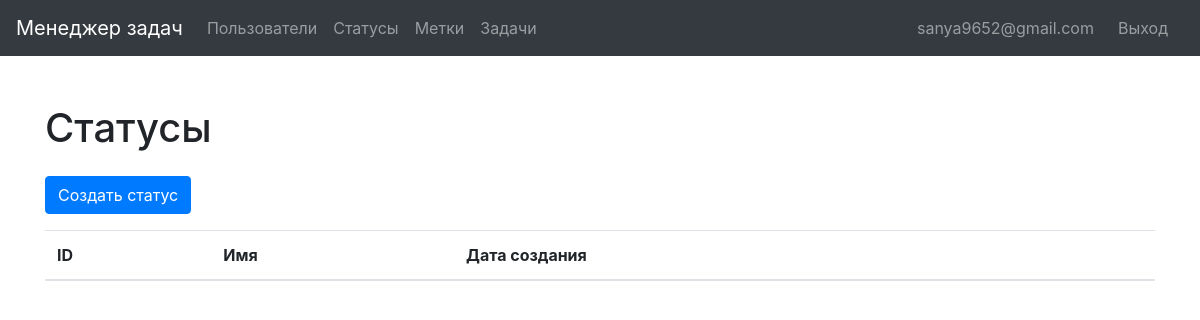
Page /statuses/ (signed in) on the earlier database version.
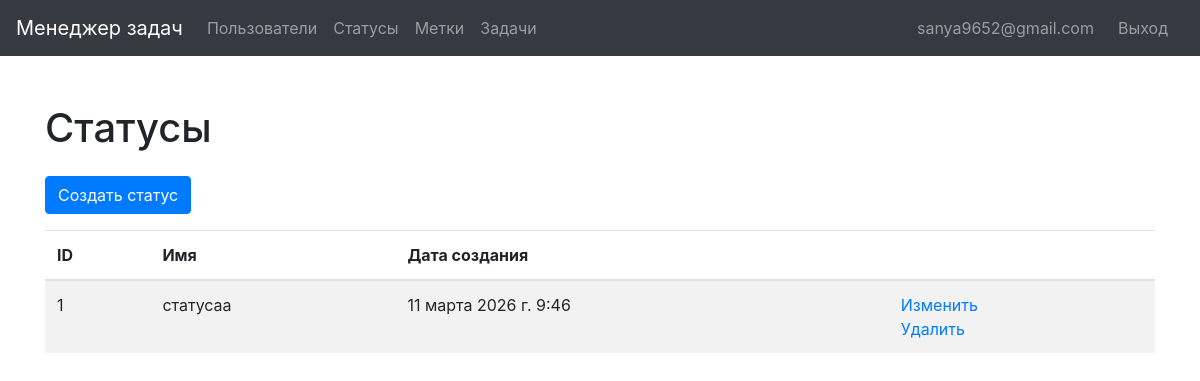
Same page on the later database version.
### statuses/models.py (models this page shows, shortened)
class Status(models.Model):
    name = models.CharField(max_length=255, unique=True)
    created_at = models.DateTimeField(auto_now_add=True)
    updated_at = models.DateTimeField(auto_now=True)

### statuses/views.py (the view)
# urls.py: path("", StatusIndexView.as_view(), name="index"),
class StatusIndexView(LoginRequiredMixin, ListView):
    model = Status
    context_object_name = "statuses"
    template_name = os.path.join("statuses", "index.html")
    extra_context = {
        "title": "Статусы",
        "ID": "ID",
        "name": "Имя",
        "edit": "Изменить",
        "delete": "Удалить",
        "created_at": "Дата создания",
        "create_status": "Создать статус",
    }
    permission_denied_message = settings.LOGIN_REQUIRED_MESSAGE

### statuses/templates/statuses/index.html
{% extends 'base.html' %}
{% load bootstrap4 %}
{% load i18n %}
{% block content %}
<h1 class="my-4">{{ title }}</h1>
<a class="btn btn-primary mb-3" href="{% url 'statuses:create' %}">{{ create_status }}</a>
<table class = "table table-striped">
    <thead>
    <tr>
        <th>{{ ID }}</th>
        <th>{{ name }}</th>
        <th>{{ created_at }}</th>
        <th></th>
    </tr>
</thead>
<tbody>
    {% for status in statuses %}
        <tr>
            <td> {{ status.id }}</td>
            <td> {{ status.name }}</td>
            <td> {{ status.updated_at }}</td>
            <td>
                <a href = "{% url 'statuses:update' status.id %}">{{ edit }}</a><br>
                <a href = "{% url 'statuses:delete' status.id %}">{{ delete }}</a>
            </td>
        </tr>
    {% endfor %}
    </tbody>
</table>
{% endblock %}

Differences in the rows shown:
added Status: id "1", name "статусaa", updated_at "11 марта 2026 г. 9:46", edit "Изменить", delete "Удалить"
